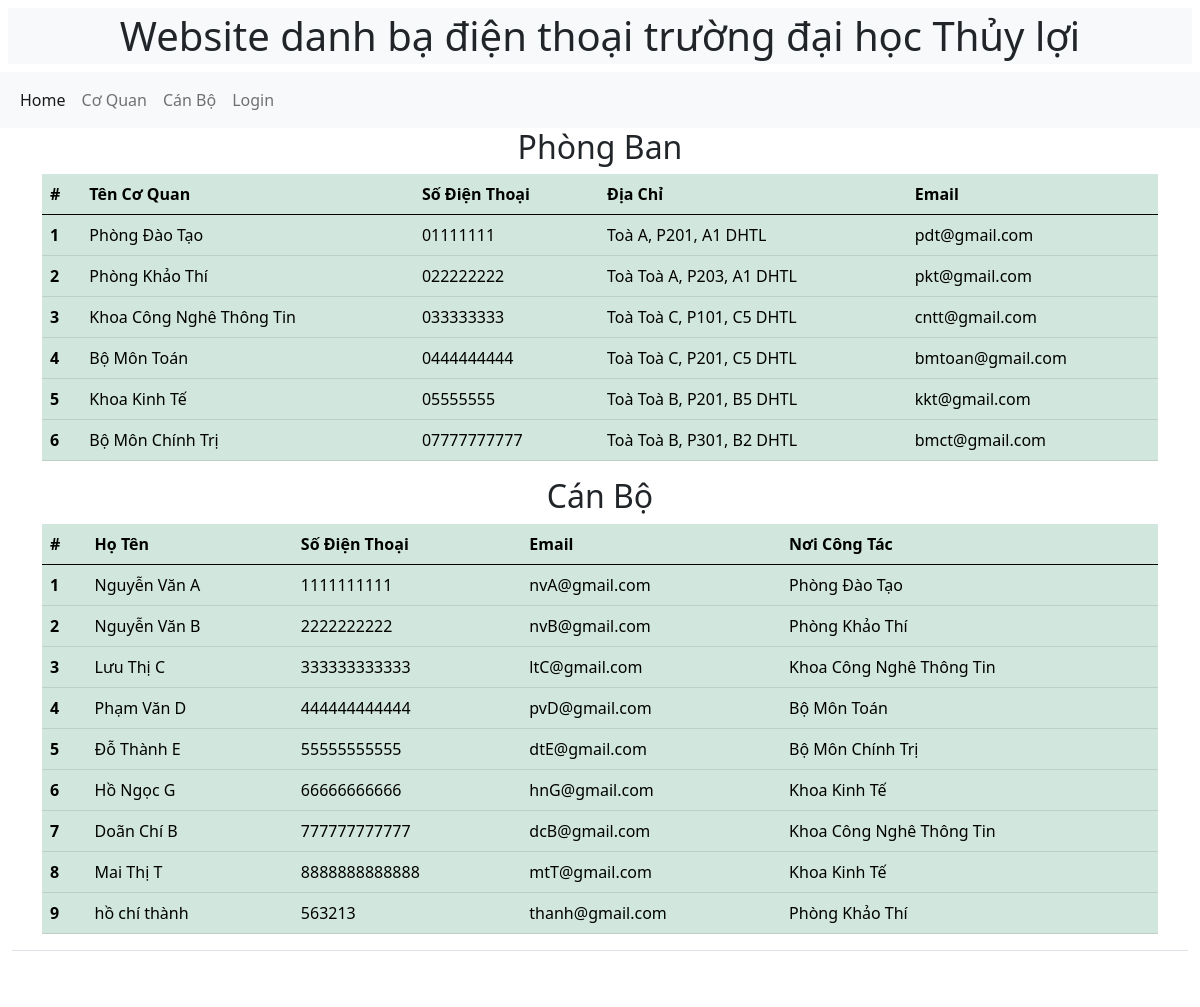
The page / on the database its author committed.
### tables this page shows
CREATE TABLE `tbl_coquan` (
  `id` int(10) UNSIGNED NOT NULL,
  `TenCQ` varchar(100) NOT NULL,
  `SDT` varchar(100) NOT NULL,
  `DiaChi` varchar(100) NOT NULL,
  `Email` varchar(100) NOT NULL
);

CREATE TABLE `tbl_canbo` (
  `id` int(10) UNSIGNED NOT NULL,
  `HoTen` varchar(100) NOT NULL,
  `SDT` varchar(100) NOT NULL,
  `email` varchar(100) NOT NULL,
  `id_CQ` int(10) UNSIGNED NOT NULL
);

### index.php (the view)
    <?php
        include("template/header.php");
    ?>
  <body>
    <?php
        include("config/db.php");
    ?>
    <div id="main-main" class="container">
        <main>
            <h2 class="text-center">Phòng Ban</h2>
            <div class="CoQuan">
            <table class="table table-success table-hover">
                <thead class="thead-dark">
                    <tr>
                    <th scope="col">#</th>
                    <th scope="col">Tên Cơ Quan</th>
                    <th scope="col">Số Điện Thoại</th>
                    <th scope="col">Địa Chỉ</th>
                    <th scope="col">Email</th>
                    </tr>
                </thead>
                <tbody>
                    <?php
                        $sql = "SELECT * FROM tbl_coquan";
                        $result = mysqli_query($conn,$sql);
                        if(mysqli_num_rows($result)>0){
                            $i=1;
                            while($row = mysqli_fetch_assoc($result)){
                    ?>
                                <tr>
                                    <th scope="row"><?php echo $i; ?></th>
                                    <td> <?php echo $row['TenCQ']; ?> </td>
                                    <td> <?php echo $row['SDT']; ?></td>
                                    <td> <?php echo $row['DiaChi']; ?></td>
                                    <td> <?php echo $row['Email']; ?></td>
                                </tr>
                    <?php
                            $i++;
                            }
                        }
                    ?>
                </tbody>
                </table>
            </div>
        </main>
    </div>
    <div id="main-main" class="container">
        <main>
            <h2 class="text-center">Cán Bộ</h2>
            <div class="CoQuan">
            <table class="table table-success table-hover">
                <thead class="thead-dark">
                    <tr>
                    <th scope="col">#</th>
                    <th scope="col">Họ Tên</th>
                    <th scope="col">Số Điện Thoại</th>
                    <th scope="col">Email</th>
                    <th scope="col">Nơi Công Tác</th>
                    </tr>
                </thead>
                <tbody>
                    <?php
                        $sql = "SELECT HoTen, tbl_canbo.SDT,tbl_canbo.email, TenCQ FROM tbl_coquan, tbl_canbo  Where tbl_canbo.id_CQ = tbl_coquan.id";
                        $result = mysqli_query($conn,$sql);
                        if(mysqli_num_rows($result)>0){
                            $i=1;
                            while($row = mysqli_fetch_assoc($result)){
                    ?>
                                <tr>
                                    <th scope="row"><?php echo $i; ?></th>
                                    <td> <?php echo $row['HoTen']; ?> </td>
                                    <td> <?php echo $row['SDT']; ?></td>
                                    <td> <?php echo $row['email']; ?></td>
                                    <td> <?php echo $row['TenCQ']; ?></td>
                                </tr>
                    <?php
                            $i++;
                            }
                        }
                    ?>
                </tbody>
                </table>
            </div>
        </main>
    </div>
<?php
    include("template/footer.php");
?>

### template/header.php (shortened to what this page needs)
<!doctype html>
<html lang="en">
  <head>
    <link href="https://cdn.jsdelivr.net/npm/bootstrap@5.0.2/dist/css/bootstrap.min.css" rel="stylesheet">
    <link rel="stylesheet" href="https://cdn.jsdelivr.net/npm/bootstrap-icons@1.3.0/font/bootstrap-icons.css">
    <link rel="stylesheet" href="../css/style.css">
  </head>
  <h1 class="bg-light p-1 text-center m-2"> Website danh bạ điện thoại trường đại học Thủy lợi </h1>
<header>
        <nav class="navbar navbar-expand-lg navbar-light bg-light">
        <div class="container-fluid ">
            <div class="collapse navbar-collapse" id="navbarNav">
            <ul class="navbar-nav ">
                <li class="nav-item alig">
                <a class="nav-link active" aria-current="page" href="http://localhost:81/kiemtra/">Home</a>
                </li>
                <li class="nav-item">
                <a class="nav-link" href="http://localhost:81/kiemtra/coquan.php">Cơ Quan</a>
                </li>
                <li class="nav-item">
                <a class="nav-link " href="http://localhost:81/kiemtra/canbo.php">Cán Bộ</a>
                </li>
                <li class="nav-item">
                <a class="nav-link " href="http://localhost:81/kiemtra/admin/login.php">Login</a>
                </li>
            </ul>
            </div>
        </div>
        </nav>
    </header>

### template/footer.php (shortened to what this page needs)
<div id="footer-footer" class="container-fluid">
        <footer class="d-flex flex-wrap justify-content-between align-items-center py-3 border-top">
            <div class="col-md-12 text-center">
                <a href="#" class="text-decoration-none text-white"> 2021 All rights reserved, Food House. Developed By - CSE485</a>
            </div>
        </footer>
    </div>
  </body>
</html>

### rows shown on the page
tbl_coquan: TenCQ "Phòng Đào Tạo", SDT "01111111", DiaChi "Toà A, P201, A1 DHTL", Email "pdt@gmail.com"
tbl_coquan: TenCQ "Phòng Khảo Thí", SDT "022222222", DiaChi "Toà Toà A, P203, A1 DHTL", Email "pkt@gmail.com"
tbl_coquan: TenCQ "Khoa Công Nghê Thông Tin", SDT "033333333", DiaChi "Toà Toà C, P101, C5 DHTL", Email "cntt@gmail.com"
tbl_coquan: TenCQ "Bộ Môn Toán", SDT "0444444444", DiaChi "Toà Toà C, P201, C5 DHTL", Email "bmtoan@gmail.com"
tbl_coquan: TenCQ "Khoa Kinh Tế", SDT "05555555", DiaChi "Toà Toà B, P201, B5 DHTL", Email "kkt@gmail.com"
tbl_coquan: TenCQ "Bộ Môn Chính Trị", SDT "07777777777", DiaChi "Toà Toà B, P301, B2 DHTL", Email "bmct@gmail.com"
tbl_canbo: HoTen "Nguyễn Văn A", SDT "1111111111", email "nvA@gmail.com", id_CQ.TenCQ "Phòng Đào Tạo"
tbl_canbo: HoTen "Nguyễn Văn B", SDT "2222222222", email "nvB@gmail.com", id_CQ.TenCQ "Phòng Khảo Thí"
tbl_canbo: HoTen "Lưu Thị C", SDT "333333333333", email "ltC@gmail.com", id_CQ.TenCQ "Khoa Công Nghê Thông Tin"
tbl_canbo: HoTen "Phạm Văn D", SDT "444444444444", email "pvD@gmail.com", id_CQ.TenCQ "Bộ Môn Toán"
tbl_canbo: HoTen "Đỗ Thành E", SDT "55555555555", email "dtE@gmail.com", id_CQ.TenCQ "Bộ Môn Chính Trị"
tbl_canbo: HoTen "Hồ Ngọc G", SDT "66666666666", email "hnG@gmail.com", id_CQ.TenCQ "Khoa Kinh Tế"
tbl_canbo: HoTen "Doãn Chí B", SDT "777777777777", email "dcB@gmail.com", id_CQ.TenCQ "Khoa Công Nghê Thông Tin"
tbl_canbo: HoTen "Mai Thị T", SDT "8888888888888", email "mtT@gmail.com", id_CQ.TenCQ "Khoa Kinh Tế"
tbl_canbo: HoTen "hồ chí thành", SDT "563213", email "thanh@gmail.com", id_CQ.TenCQ "Phòng Khảo Thí"
